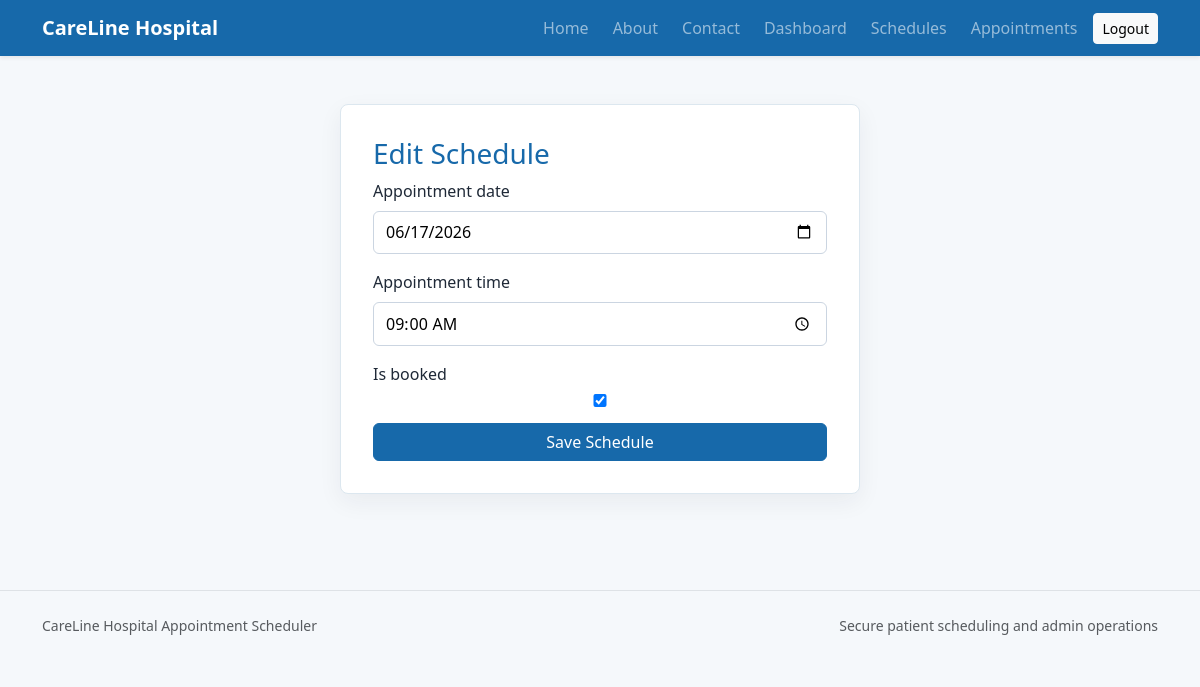
Page /staff/schedules/1/edit/ (signed in) on the committed database.
### appointments/models.py (models this page shows, shortened)
class Schedule(models.Model):
    appointment_date = models.DateField()
    appointment_time = models.TimeField()
    is_booked = models.BooleanField(default=False)
    class Meta:
        ordering = ['appointment_date', 'appointment_time']
        constraints = [
            models.UniqueConstraint(
                fields=['appointment_date', 'appointment_time'],
                name='unique_appointment_slot',
            )
        ]

### appointments/views.py (the view, shortened to what this page needs)
# urls.py: path('staff/schedules/<int:schedule_id>/edit/', views.schedule_form, name='edit_schedule'),
@admin_required
def schedule_form(request, schedule_id=None):
    schedule = get_object_or_404(Schedule, pk=schedule_id) if schedule_id else None
    form = ScheduleForm(request.POST or None, instance=schedule)
    return render(request, 'appointments/schedule_form.html', {'form': form, 'schedule': schedule})

### appointments/forms.py
class ScheduleForm(forms.ModelForm):
    class Meta:
        model = Schedule
        fields = ['appointment_date', 'appointment_time', 'is_booked']
        widgets = {
            'appointment_date': forms.DateInput(attrs={'type': 'date'}),
            'appointment_time': forms.TimeInput(attrs={'type': 'time'}),
        }

### appointments/views.py (called while the page is built)
def is_admin(user):
    return user.is_authenticated and user.is_staff

### appointments/templates/appointments/schedule_form.html (shortened to what this page needs)
{% extends 'appointments/base.html' %}
{% block content %}
<div class="container py-5 auth-wrap">
    <div class="auth-card">
        <h1 class="h3 text-primary">{% if schedule %}Edit{% else %}Add{% endif %} Schedule</h1>
        <form method="post" novalidate>
            {% include 'appointments/form_fields.html' %}
            <button class="btn btn-primary w-100" type="submit">Save Schedule</button>
        </form>
    </div>
</div>
{% endblock %}

### appointments/templates/appointments/form_fields.html (shortened to what this page needs)
{% for field in form %}
    <div class="mb-3">
        <label class="form-label" for="{{ field.id_for_label }}">{{ field.label }}</label>
        {{ field }}
    </div>
{% endfor %}

### appointments/static/appointments/css/style.css (style rules this page uses)
:root { --hospital-blue: #1769aa; --hospital-teal: #0f9f8f; --soft-bg: #f5f8fb; --ink: #1f2937; }
body { background: var(--soft-bg); color: var(--ink); }
.bg-primary, .btn-primary { background-color: var(--hospital-blue) !important; border-color: var(--hospital-blue) !important; }
.text-primary { color: var(--hospital-blue) !important; }
.feature-panel, .auth-card, .table-shell, .stat-card, .info-card { background: #ffffff; border: 1px solid #dce7ef; border-radius: 8px; box-shadow: 0 8px 24px rgba(31, 41, 55, 0.06); }
.auth-wrap { display: flex; justify-content: center; }
.auth-card { width: min(100%, 520px); padding: 2rem; }
.auth-card input, .auth-card textarea, .auth-card select, .filter-bar input, .filter-bar select { display: block; width: 100%; padding: .55rem .75rem; border: 1px solid #cbd5e1; border-radius: 6px; }

### rows in the picture
Schedule: form "06/17/2026" "09:00:00" "☑"

### other values in the picture
{{ field.label }} "Appointment date" "Appointment time" "Is booked"
